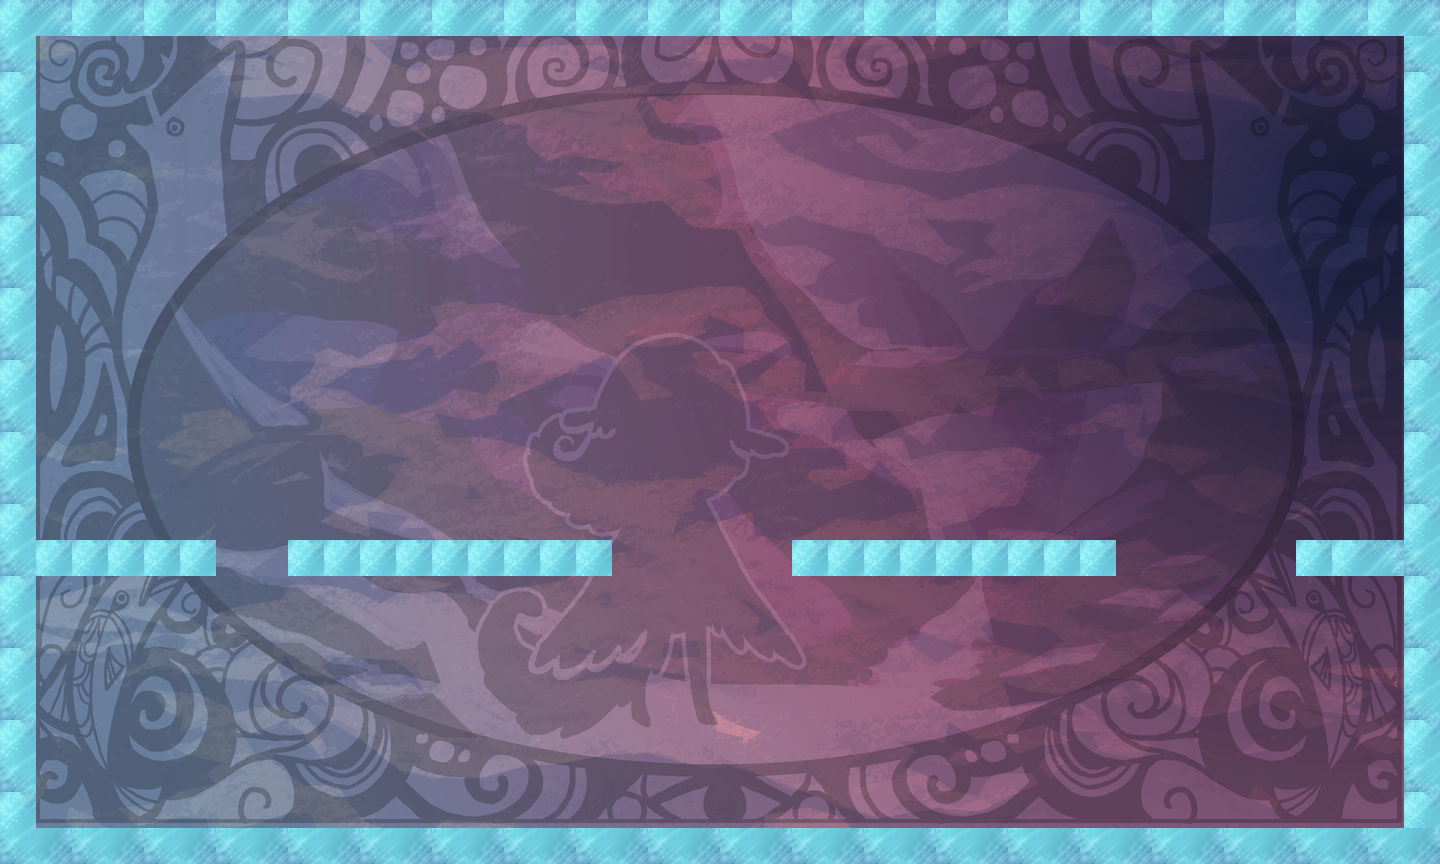

This game map was drawn from its Tiled (.tmx) file and the tilesets committed beside it. A one-line description and the trimmed map source follow:
An orthogonal 40x24 tile map with 36x36 px tiles, 2 tile layers (bg, tiles), 13 tilesets.

<map version="1.0" orientation="orthogonal" width="40" height="24" tilewidth="36" tileheight="36">
 <properties>
  <property name="itemSize" value="0" />
  <property name="playerLocation" value="!json! {&quot;x&quot;: 3, &quot;y&quot;:10 }" />
  <property name="tutorial" value="false" />
 </properties>
 <tileset firstgid="1" name="bg" tilewidth="1440" tileheight="864">
  <tileoffset x="-720" y="432" />
  <image source="../../../art/bg.png" width="1440" height="864" />
 </tileset>
 <tileset firstgid="2" name="redWall" tilewidth="36" tileheight="36">
  <image source="../../../art/redWall.png" width="72" height="72" />
  <tile id="0">
   <properties>
    <property name="bodyType" value="static" />
    <property name="collType" value="solid" />
    <property name="func" value="redWallCollision" />
    <property name="name" value="redWall" />
    <property name="physics:bounce" value="0" />
    <property name="physics:enabled" value="true" />
   </properties>
  </tile>
  <tile id="1">
   <properties>
    <property name="bodyType" value="static" />
    <property name="collType" value="solid" />
    <property name="func" value="redWallCollision" />
    <property name="name" value="redWall" />
    <property name="physics:bounce" value="0" />
    <property name="physics:enabled" value="true" />
   </properties>
  </tile>
  <tile id="2">
   <properties>
    <property name="bodyType" value="static" />
    <property name="collType" value="solid" />
    <property name="func" value="redWallCollision" />
    <property name="name" value="redWall" />
    <property name="physics:bounce" value="0" />
    <property name="physics:enabled" value="true" />
   </properties>
  </tile>
  <tile id="3">
   <properties>
    <property name="bodyType" value="static" />
    <property name="collType" value="solid" />
    <property name="func" value="redWallCollision" />
    <property name="name" value="redWall" />
    <property name="physics:bounce" value="0" />
    <property name="physics:enabled" value="true" />
   </properties>
  </tile>
 </tileset>
 <tileset firstgid="6" name="aura" tilewidth="72" tileheight="72">
  <image source="../../../art/aura.png" width="72" height="72" />
  <tile id="0">
   <properties>
    <property name="bodyType" value="static" />
    <property name="collType" value="passThru" />
    <property name="func" value="blueAuraCollision" />
    <property name="name" value="blueAura" />
    <property name="physics:bounce" value="0" />
    <property name="physics:enabled" value="true" />
   </properties>
  </tile>
 </tileset>
 <tileset firstgid="7" name="rune" tilewidth="72" tileheight="72">
  <image source="../../../art/rune.png" width="72" height="72" />
  <tile id="0">
   <properties>
    <property name="bodyType" value="static" />
    <property name="collType" value="passThru" />
    <property name="func" value="runeCollision" />
    <property name="name" value="rune" />
    <property name="physics:bounce" value="0" />
    <property name="physics:enabled" value="true" />
   </properties>
  </tile>
 </tileset>
 <tileset firstgid="8" name="key" tilewidth="72" tileheight="72">
  <image source="../../../art/antler.png" width="72" height="72" />
  <tile id="0">
   <properties>
    <property name="bodyType" value="static" />
    <property name="collType" value="passThru" />
    <property name="collectible" value="true" />
    <property name="func" value="keyCollision" />
    <property name="name" value="key" />
    <property name="physics:bounce" value="0" />
    <property name="physics:enabled" value="true" />
   </properties>
  </tile>
 </tileset>
 <tileset firstgid="9" name="blueWall" tilewidth="36" tileheight="36">
  <image source="../../../art/blueWall.png" width="72" height="72" />
  <tile id="0">
   <properties>
    <property name="bodyType" value="static" />
    <property name="collType" value="wall" />
    <property name="func" value="blueWallCollision" />
    <property name="name" value="blueWall" />
    <property name="physics:bounce" value="0" />
    <property name="physics:enabled" value="true" />
   </properties>
  </tile>
  <tile id="1">
   <properties>
    <property name="bodyType" value="static" />
    <property name="collType" value="wall" />
    <property name="func" value="blueWallCollision" />
    <property name="name" value="blueWall" />
    <property name="physics:bounce" value="0" />
    <property name="physics:enabled" value="true" />
   </properties>
  </tile>
  <tile id="2">
   <properties>
    <property name="bodyType" value="static" />
    <property name="collType" value="wall" />
    <property name="func" value="blueWallCollision" />
    <property name="name" value="blueWall" />
    <property name="physics:bounce" value="0" />
    <property name="physics:enabled" value="true" />
   </properties>
  </tile>
  <tile id="3">
   <properties>
    <property name="bodyType" value="static" />
    <property name="collType" value="wall" />
    <property name="func" value="blueWallCollision" />
    <property name="name" value="blueWall" />
    <property name="physics:bounce" value="0" />
    <property name="physics:enabled" value="true" />
   </properties>
  </tile>
 </tileset>
 <tileset firstgid="13" name="greenWall" tilewidth="36" tileheight="36">
  <image source="../../../art/greenWall.png" width="72" height="72" />
  <tile id="0">
   <properties>
    <property name="bodyType" value="static" />
    <property name="collType" value="solid" />
    <property name="func" value="greenWallCollision" />
    <property name="name" value="greenWall" />
    <property name="physics:bounce" value="0" />
    <property name="physics:enabled" value="static" />
   </properties>
  </tile>
  <tile id="1">
   <properties>
    <property name="bodyType" value="static" />
    <property name="collType" value="solid" />
    <property name="func" value="greenWallCollision" />
    <property name="name" value="greenWall" />
    <property name="physics:bounce" value="0" />
    <property name="physics:enabled" value="true" />
   </properties>
  </tile>
  <tile id="2">
   <properties>
    <property name="bodyType" value="static" />
    <property name="collType" value="solid" />
    <property name="func" value="greenWallCollision" />
    <property name="name" value="greenWall" />
    <property name="physics:bounce" value="0" />
    <property name="physics:enabled" value="true" />
   </properties>
  </tile>
  <tile id="3">
   <properties>
    <property name="bodyType" value="static" />
    <property name="collType" value="solid" />
    <property name="func" value="greenWallCollision" />
    <property name="name" value="greenWall" />
    <property name="physics:bounce" value="0" />
    <property name="physics:enabled" value="true" />
   </properties>
  </tile>
 </tileset>
 <tileset firstgid="17" name="lockedDoor" tilewidth="72" tileheight="72">
  <image source="../../../art/lockeddoor.png" width="72" height="72" />
  <tile id="0">
   <properties>
    <property name="bodyType" value="static" />
    <property name="collType" value="solid" />
    <property name="func" value="lockedDoorCollision" />
    <property name="name" value="lockedDoor" />
    <property name="physics:bounce" value="0" />
    <property name="physics:enabled" value="true" />
   </properties>
  </tile>
 </tileset>
 <tileset firstgid="18" name="runeblue" tilewidth="72" tileheight="72">
  <image source="../../../art/runeblue.png" width="72" height="72" />
  <tile id="0">
   <properties>
    <property name="bodyType" value="static" />
    <property name="collType" value="passThru" />
    <property name="func" value="runeCollision" />
    <property name="name" value="blueRune" />
    <property name="physics:bounce" value="0" />
    <property name="physics:enabled" value="true" />
   </properties>
  </tile>
 </tileset>
 <tileset firstgid="19" name="runegreen" tilewidth="72" tileheight="72">
  <image source="../../../art/runegreen.png" width="72" height="72" />
  <tile id="0">
   <properties>
    <property name="bodyType" value="static" />
    <property name="collType" value="passThru" />
    <property name="func" value="runeCollision" />
    <property name="name" value="greenRune" />
    <property name="physics:bounce" value="0" />
    <property name="physics:enabled" value="true" />
   </properties>
  </tile>
 </tileset>
 <tileset firstgid="20" name="runepink" tilewidth="72" tileheight="72">
  <image source="../../../art/runepink.png" width="72" height="72" />
  <tile id="0">
   <properties>
    <property name="bodyType" value="static" />
    <property name="collType" value="passThru" />
    <property name="func" value="runeCollision" />
    <property name="name" value="pinkRune" />
    <property name="physics:bounce" value="0" />
    <property name="physics:enabled" value="true" />
   </properties>
  </tile>
 </tileset>
 <tileset firstgid="21" name="runepurple" tilewidth="72" tileheight="72">
  <image source="../../../art/runepurple.png" width="72" height="72" />
  <tile id="0">
   <properties>
    <property name="bodyType" value="static" />
    <property name="collType" value="passThru" />
    <property name="func" value="runeCollision" />
    <property name="name" value="purpleRune" />
    <property name="physics:bounce" value="0" />
    <property name="physics:enabled" value="true" />
   </properties>
  </tile>
 </tileset>
 <tileset firstgid="22" name="runeyellow" tilewidth="72" tileheight="72">
  <image source="../../../art/runeyellow.png" width="72" height="72" />
  <tile id="0">
   <properties>
    <property name="bodyType" value="static" />
    <property name="collType" value="passThru" />
    <property name="func" value="runeCollision" />
    <property name="name" value="yellowRune" />
    <property name="physics:bounce" value="0" />
    <property name="physics:enabled" value="true" />
   </properties>
  </tile>
 </tileset>
 <layer name="bg" width="40" height="24">
  <data>[960 cells, 1 non-empty, 1 distinct tile ids]</data>
 </layer>
 <layer name="tiles" width="40" height="24">
  <data>[960 cells, 150 non-empty, 4 distinct tile ids]</data>
 </layer>
</map>
